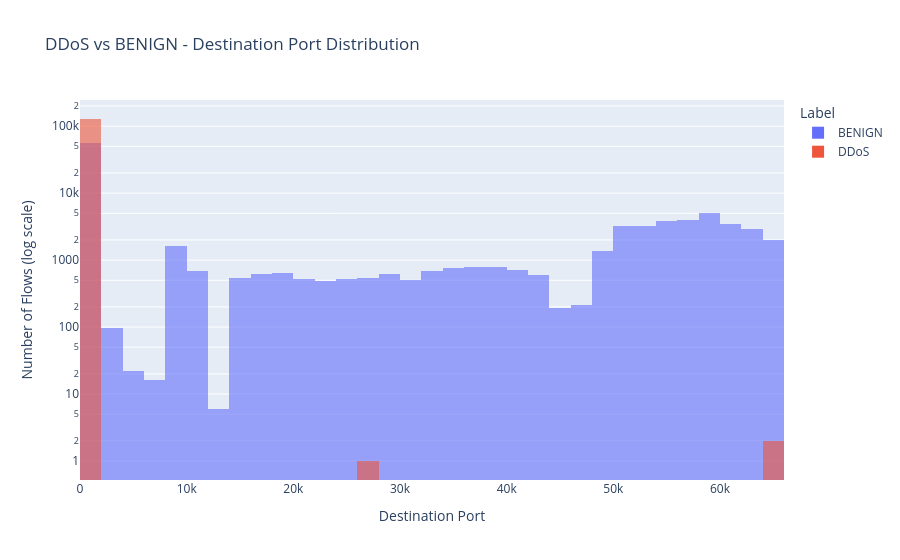

Notebook source saved alongside this figure:
### Markdown cell above
## Plot 6  Destination Port — value counts split by label

### Code cell
# top ports for each label
print("Top ports - BENIGN:")
print(df_DDos_clean[df_DDos_clean['Label'] == 'BENIGN']['Destination Port'].value_counts().head(10))

print("\nTop ports - DDoS:")
print(df_DDos_clean[df_DDos_clean['Label'] == 'DDoS']['Destination Port'].value_counts().head(10))

# visual version
fig = px.histogram(df_DDos_clean, x='Destination Port', color='Label',
                    nbins=50, log_y=True, barmode='overlay', opacity=0.6,
                    title='DDoS vs BENIGN - Destination Port Distribution')
fig.update_layout(xaxis_title='Destination Port', yaxis_title='Number of Flows (log scale)')
fig.show()

### Figure 1 — Plotly figure (JSON) as saved in the notebook; plotly's stock layout.template omitted (floating-point values rounded to 4 significant figures; data arrays with more than 128 entries replaced by an {"elided": "..."} marker saying what was removed)
{"data": [{"bingroup": "x", "hovertemplate": "Label=BENIGN<br>Destination Port=%{x}<br>count=%{y}<extra></extra>", "legendgroup": "BENIGN", "marker": {"color": "#636efa", "opacity": 0.6, "pattern": {"shape": ""}}, "name": "BENIGN", "nbinsx": 50, "orientation": "v", "showlegend": true, "type": "histogram", "x": {"elided": "97568 int values"}, "xaxis": "x", "yaxis": "y"}, {"bingroup": "x", "hovertemplate": "Label=DDoS<br>Destination Port=%{x}<br>count=%{y}<extra></extra>", "legendgroup": "DDoS", "marker": {"color": "#EF553B", "opacity": 0.6, "pattern": {"shape": ""}}, "name": "DDoS", "nbinsx": 50, "orientation": "v", "showlegend": true, "type": "histogram", "x": {"elided": "128006 int values"}, "xaxis": "x", "yaxis": "y"}], "layout": {"barmode": "overlay", "legend": {"title": {"text": "Label"}, "tracegroupgap": 0}, "title": {"text": "DDoS vs BENIGN - Destination Port Distribution"}, "xaxis": {"anchor": "y", "domain": [0, 1], "title": {"text": "Destination Port"}}, "yaxis": {"anchor": "x", "domain": [0, 1], "title": {"text": "Number of Flows (log scale)"}, "type": "log"}}}
